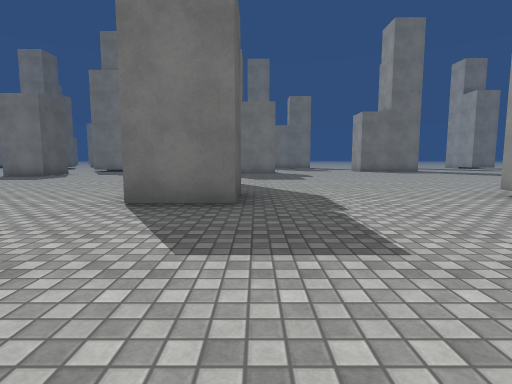
[1] (above)

24 first-person views from a walk through a 3-D level made in the Unity game engine. The camera is 1.2 m above the floor, tilts 6° down and sees 80° across. The floor is counted in squares, 2 m on a side. Each view is taken from the middle of a square. On the plan, view 1 faces up. The plan holds only what a view shows up to about 9 squares ahead; the rest is blank. The place goes on beyond the plan. The player character is not drawn. Surface patterns are stand-ins for the level's own textures.

[2]
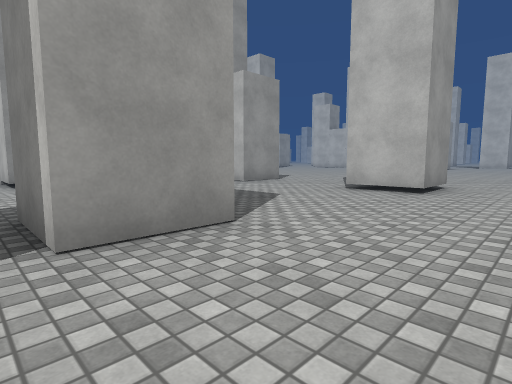

[3]
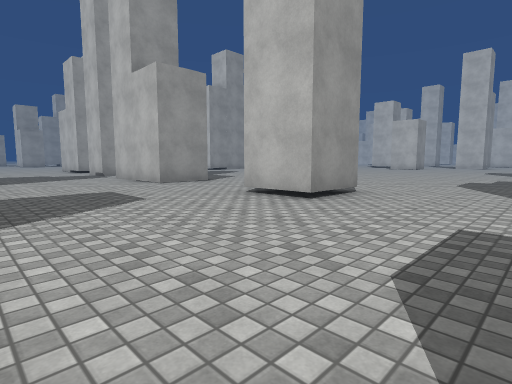

[4]
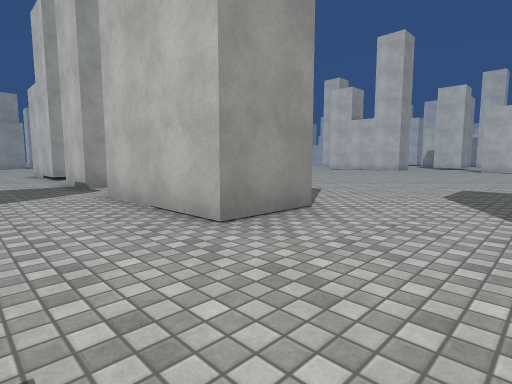

[5]
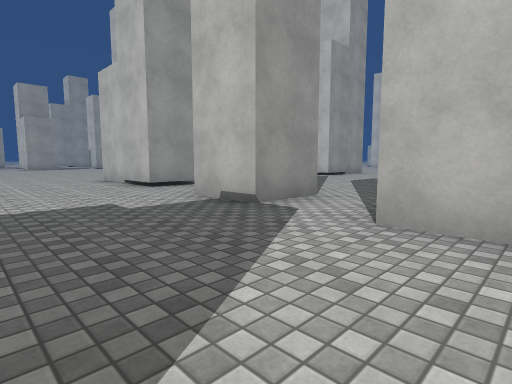

[6]
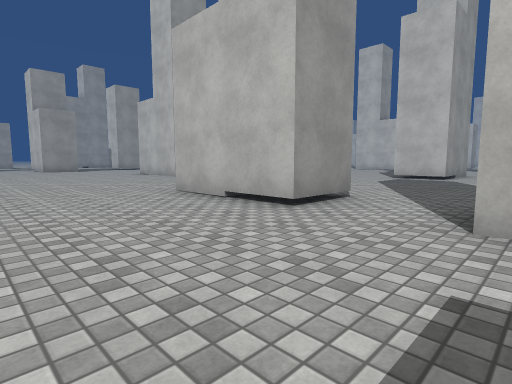

[7]
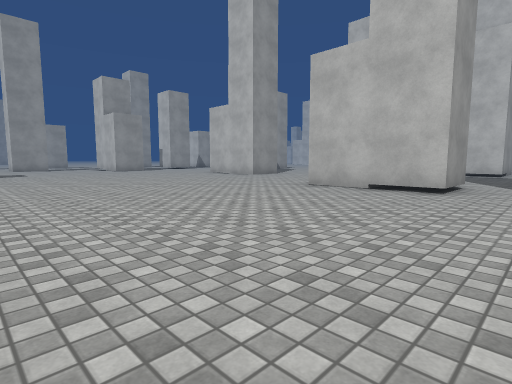

[8]
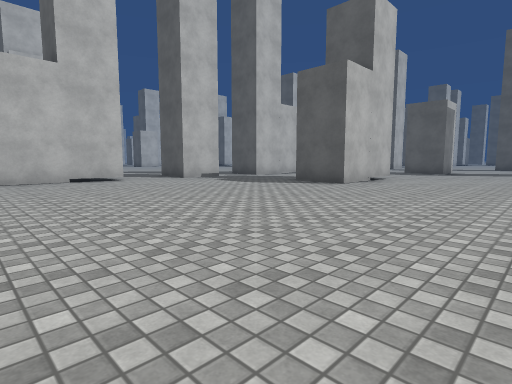

[9]
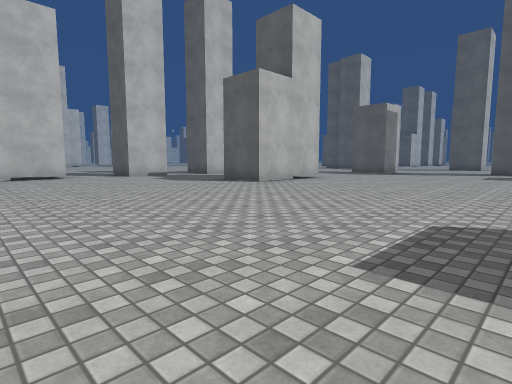

[10]
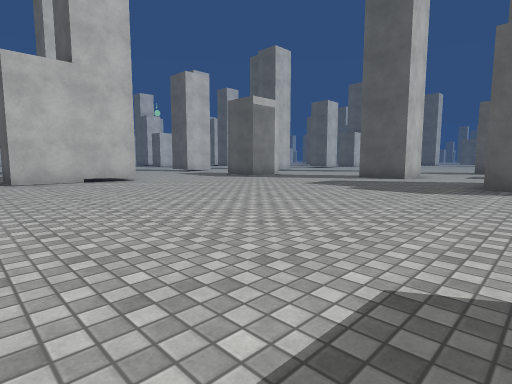

[11]
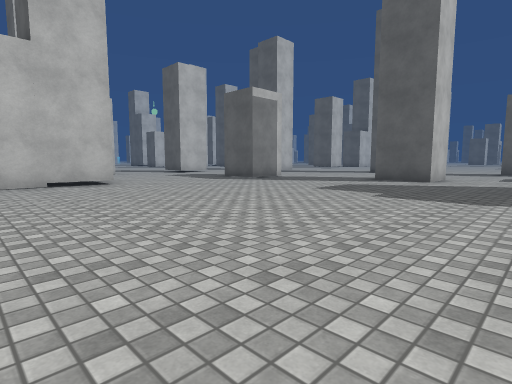

[12]
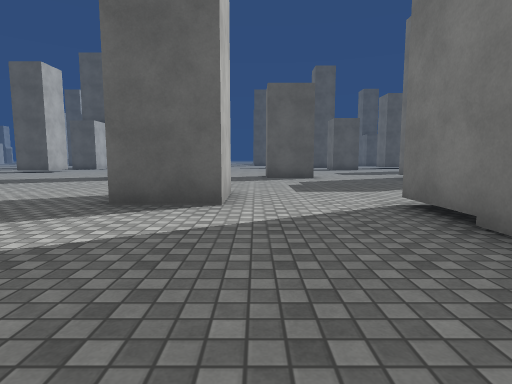

[13]
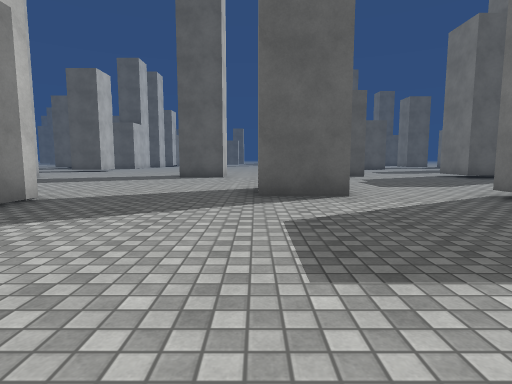

[14]
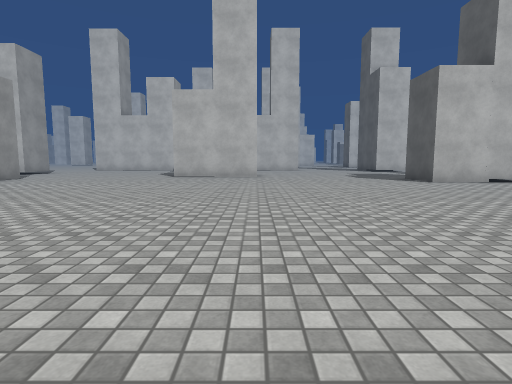

[15]
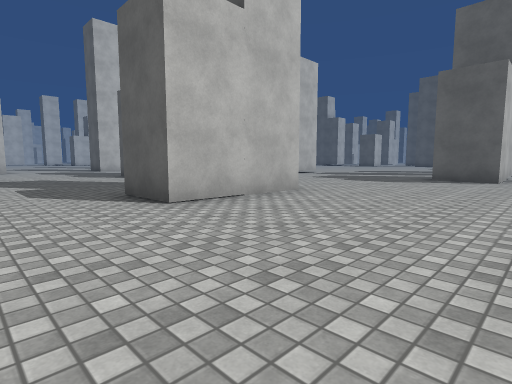

[16]
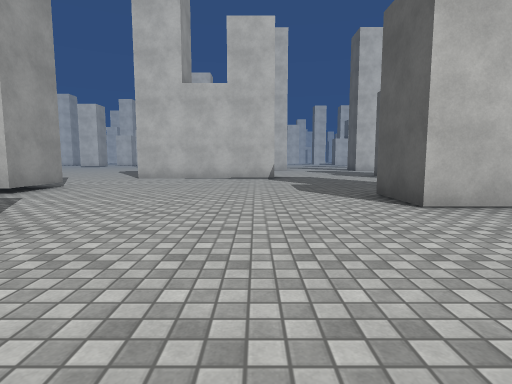

[17]
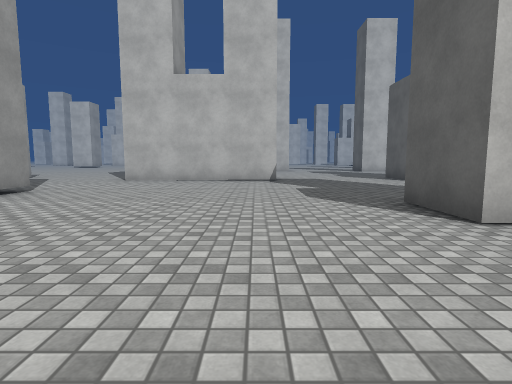

[18]
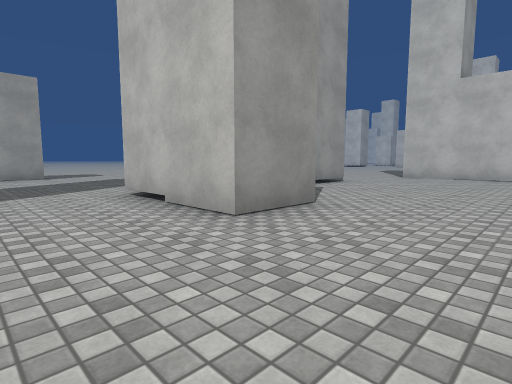

[19]
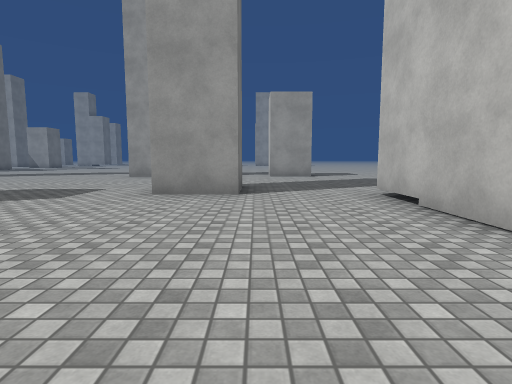

[20]
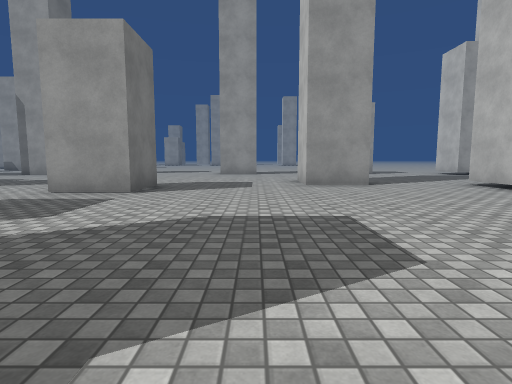

[21]
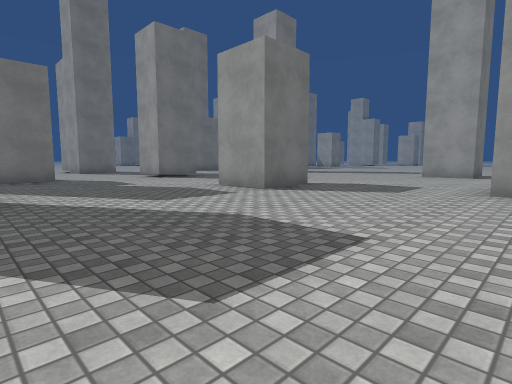

[22]
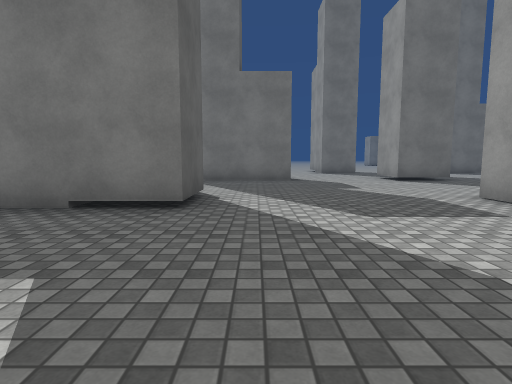

[23]
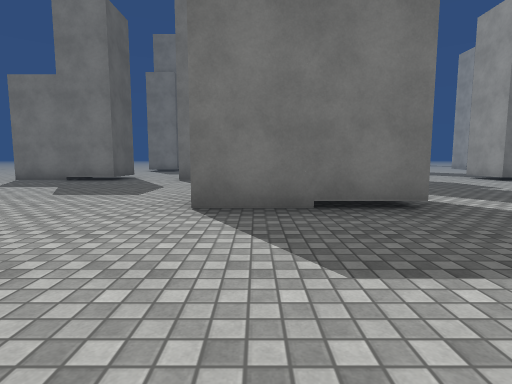

[24]
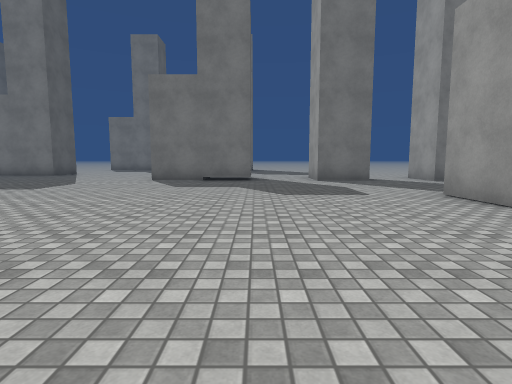

### Floor plan
Points are (right, up) in squares from view 1. A wall is a line through its corners. A room is listed if a view was taken in it or the views show most of it. See-through windows are left out.
Room 1 (view 1)
walls: (10.4, -1.6) (10.4, -0.1); (22.4, -8.9) (26.9, -8.9); (7, -1.5) (7, -0.1); (20.9, -2.8) (20.9, -4.4); (2.3, -1.4) (2.3, 0.2); (25.4, -1.6) (25.4, -0.1); (27.3, -5.9) (27.3, -4.2); (-2.3, -1.5) (-2.3, 0.2)
ways out: opening at (-2.1, 0.7) to room 2; opening at (6, -0.5) to room 2; opening at (9.5, -0.5) to room 2; opening at (15.5, -2) to room 2; opening at (23.5, -2) to room 2; opening at (31, -1.6) to room 2
Room 2 (views 2, 3, 4, 5, 6, 7, 8, 9, 10, 11, 12, 13, 14, 15, 16, 17, 18, 19, 20, 21, 22, 23, 24)
walls: (15.9, 13) (12.9, 13); (10.4, -0.1) (13.3, -0.1) (13.3, -1.6); (19.4, 13) (17.8, 13); (22.1, 9.2) (22.1, 7.7) (19.2, 7.7) (19.2, 9.2); (7, -0.1) (8.5, -0.1); (4.1, 5.2) (7, 5.2) (7, 3.6); (17.9, -2.8) (20.9, -2.8); (24, 12.6) (21.1, 12.6) (21.1, 13.1); (25.4, -0.1) (28.4, -0.1); (2.3, 0.2) (5.2, 0.2); (28.1, 7.3) (26.5, 7.3) (26.5, 8.9); (-0.3, 5.6) (-0.3, 4.1) (-1.8, 4.1) (-1.8, 5.6) (-0.3, 5.6); (0.8, 13.5) (0.8, 12.9); (-0.2, 13) (-2.1, 13); (28.6, 12.6) (27.1, 12.6) (27.1, 13.1); (29.9, 2.3) (28.3, 2.3) (28.3, 3.8) (29.8, 3.8); (-2.3, 0.2) (-0.8, 0.2); (-3.5, 10.5) (-2, 10.5) (-2, 9)
ways out: opening at (-2.1, 0.7) to room 1; opening at (6, -0.5) to room 1; opening at (9.5, -0.5) to room 1; opening at (15.5, -2) to room 1; opening at (23.5, -2) to room 1; opening at (31, -1.6) to room 1; opening at (20, 13.5); opening at (25.5, 13.5)

Positions as (right, up) in squares from view 1, and headings:
1: (0, 0), facing up
2: (-4, 6), facing down-right
3: (-5, 4), facing down-right
4: (0, 2), facing down-right
5: (4, 3), facing down-right
6: (8, 3), facing down-right
7: (9, 6), facing down-right
8: (14, 9), facing down-left
9: (13, 11), facing down-left
10: (8, 14), facing down-left
11: (7, 13), facing down-left
12: (2, 11), facing left
13: (3, 9), facing left
14: (18, 8), facing down
15: (23, 1), facing down-left
16: (23, 1), facing down
17: (23, 0), facing down
18: (23, 2), facing down-right
19: (23, 2), facing right
20: (21, 5), facing right
21: (22, 3), facing up-right
22: (23, 4), facing up
23: (20, 4), facing up
24: (16, 4), facing up
